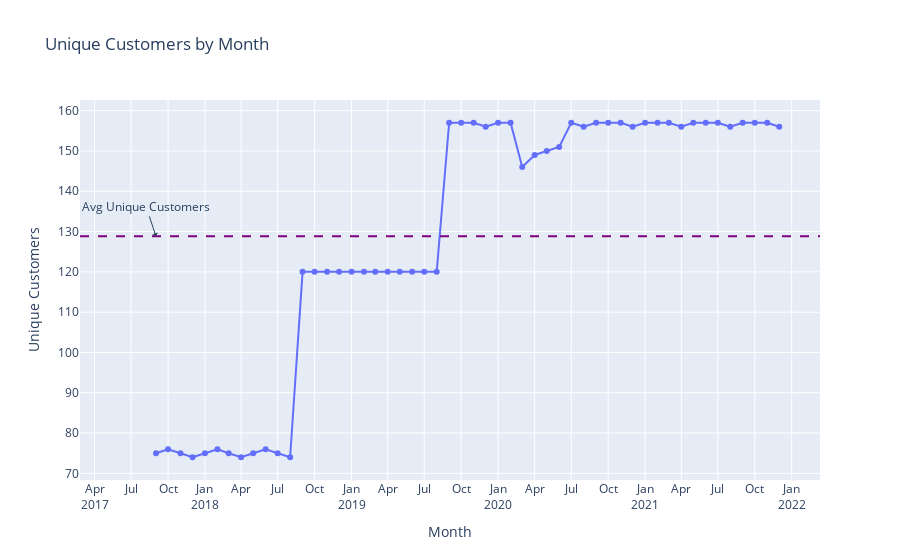

The code cell stored with this chart in its notebook:
### Code cell
# Convert 'year_month' to datetime if not already
unique_customers['year_month'] = pd.to_datetime(unique_customers['year_month'])

# Calculate the average unique customers for adding the reference line
average_unique_customers = unique_customers['unique_customers'].mean()

# Plotting using Plotly Express
fig = px.line(unique_customers,
              x='year_month',
              y='unique_customers',
              title='Unique Customers by Month',
              labels={'year_month': 'Month', 'unique_customers': 'Unique Customers'},
              markers=True)

# Adding a horizontal reference line for average unique customers
fig.add_hline(y=average_unique_customers,
              line_dash="dash",
              line_color="purple")

# Adding an annotation for the average reference line
fig.add_annotation(x=unique_customers['year_month'].iloc[0], y=average_unique_customers,
                   text='Avg Unique Customers',
                   showarrow=True,
                   arrowhead=1)

# Customizing x-axis to show all months
fig.update_xaxes(
    dtick="M3",  # Tick every month
    tickformat="%b\n%Y"  # Format ticks as abbreviated month names
)

fig.show()

### Figure 1 — Plotly figure (JSON) as saved in the notebook; plotly's stock layout.template omitted (floating-point values rounded to 4 significant figures)
{"data": [{"hovertemplate": "Month=%{x}<br>Unique Customers=%{y}<extra></extra>", "legendgroup": "", "line": {"color": "#636efa", "dash": "solid"}, "marker": {"symbol": "circle"}, "mode": "lines+markers", "name": "", "orientation": "v", "showlegend": false, "type": "scatter", "x": ["2017-09-01T00:00:00", "2017-10-01T00:00:00", "2017-11-01T00:00:00", "2017-12-01T00:00:00", "2018-01-01T00:00:00", "2018-02-01T00:00:00", "2018-03-01T00:00:00", "2018-04-01T00:00:00", "2018-05-01T00:00:00", "2018-06-01T00:00:00", "2018-07-01T00:00:00", "2018-08-01T00:00:00", "2018-09-01T00:00:00", "2018-10-01T00:00:00", "2018-11-01T00:00:00", "2018-12-01T00:00:00", "2019-01-01T00:00:00", "2019-02-01T00:00:00", "2019-03-01T00:00:00", "2019-04-01T00:00:00", "2019-05-01T00:00:00", "2019-06-01T00:00:00", "2019-07-01T00:00:00", "2019-08-01T00:00:00", "2019-09-01T00:00:00", "2019-10-01T00:00:00", "2019-11-01T00:00:00", "2019-12-01T00:00:00", "2020-01-01T00:00:00", "2020-02-01T00:00:00", "2020-03-01T00:00:00", "2020-04-01T00:00:00", "2020-05-01T00:00:00", "2020-06-01T00:00:00", "2020-07-01T00:00:00", "2020-08-01T00:00:00", "2020-09-01T00:00:00", "2020-10-01T00:00:00", "2020-11-01T00:00:00", "2020-12-01T00:00:00", "2021-01-01T00:00:00", "2021-02-01T00:00:00", "2021-03-01T00:00:00", "2021-04-01T00:00:00", "2021-05-01T00:00:00", "2021-06-01T00:00:00", "2021-07-01T00:00:00", "2021-08-01T00:00:00", "2021-09-01T00:00:00", "2021-10-01T00:00:00", "2021-11-01T00:00:00", "2021-12-01T00:00:00"], "xaxis": "x", "y": [75, 76, 75, 74, 75, 76, 75, 74, 75, 76, 75, 74, 120, 120, 120, 120, 120, 120, 120, 120, 120, 120, 120, 120, 157, 157, 157, 156, 157, 157, 146, 149, 150, 151, 157, 156, 157, 157, 157, 156, 157, 157, 157, 156, 157, 157, 157, 156, 157, 157, 157, 156], "yaxis": "y"}], "layout": {"annotations": [{"arrowhead": 1, "showarrow": true, "text": "Avg Unique Customers", "x": "2017-09-01T00:00:00", "y": 128.8}], "legend": {"tracegroupgap": 0}, "shapes": [{"line": {"color": "purple", "dash": "dash"}, "type": "line", "x0": 0, "x1": 1, "xref": "x domain", "y0": 128.8, "y1": 128.8, "yref": "y"}], "title": {"text": "Unique Customers by Month"}, "xaxis": {"anchor": "y", "domain": [0, 1], "dtick": "M3", "tickformat": "%b\n%Y", "title": {"text": "Month"}}, "yaxis": {"anchor": "x", "domain": [0, 1], "title": {"text": "Unique Customers"}}}}
